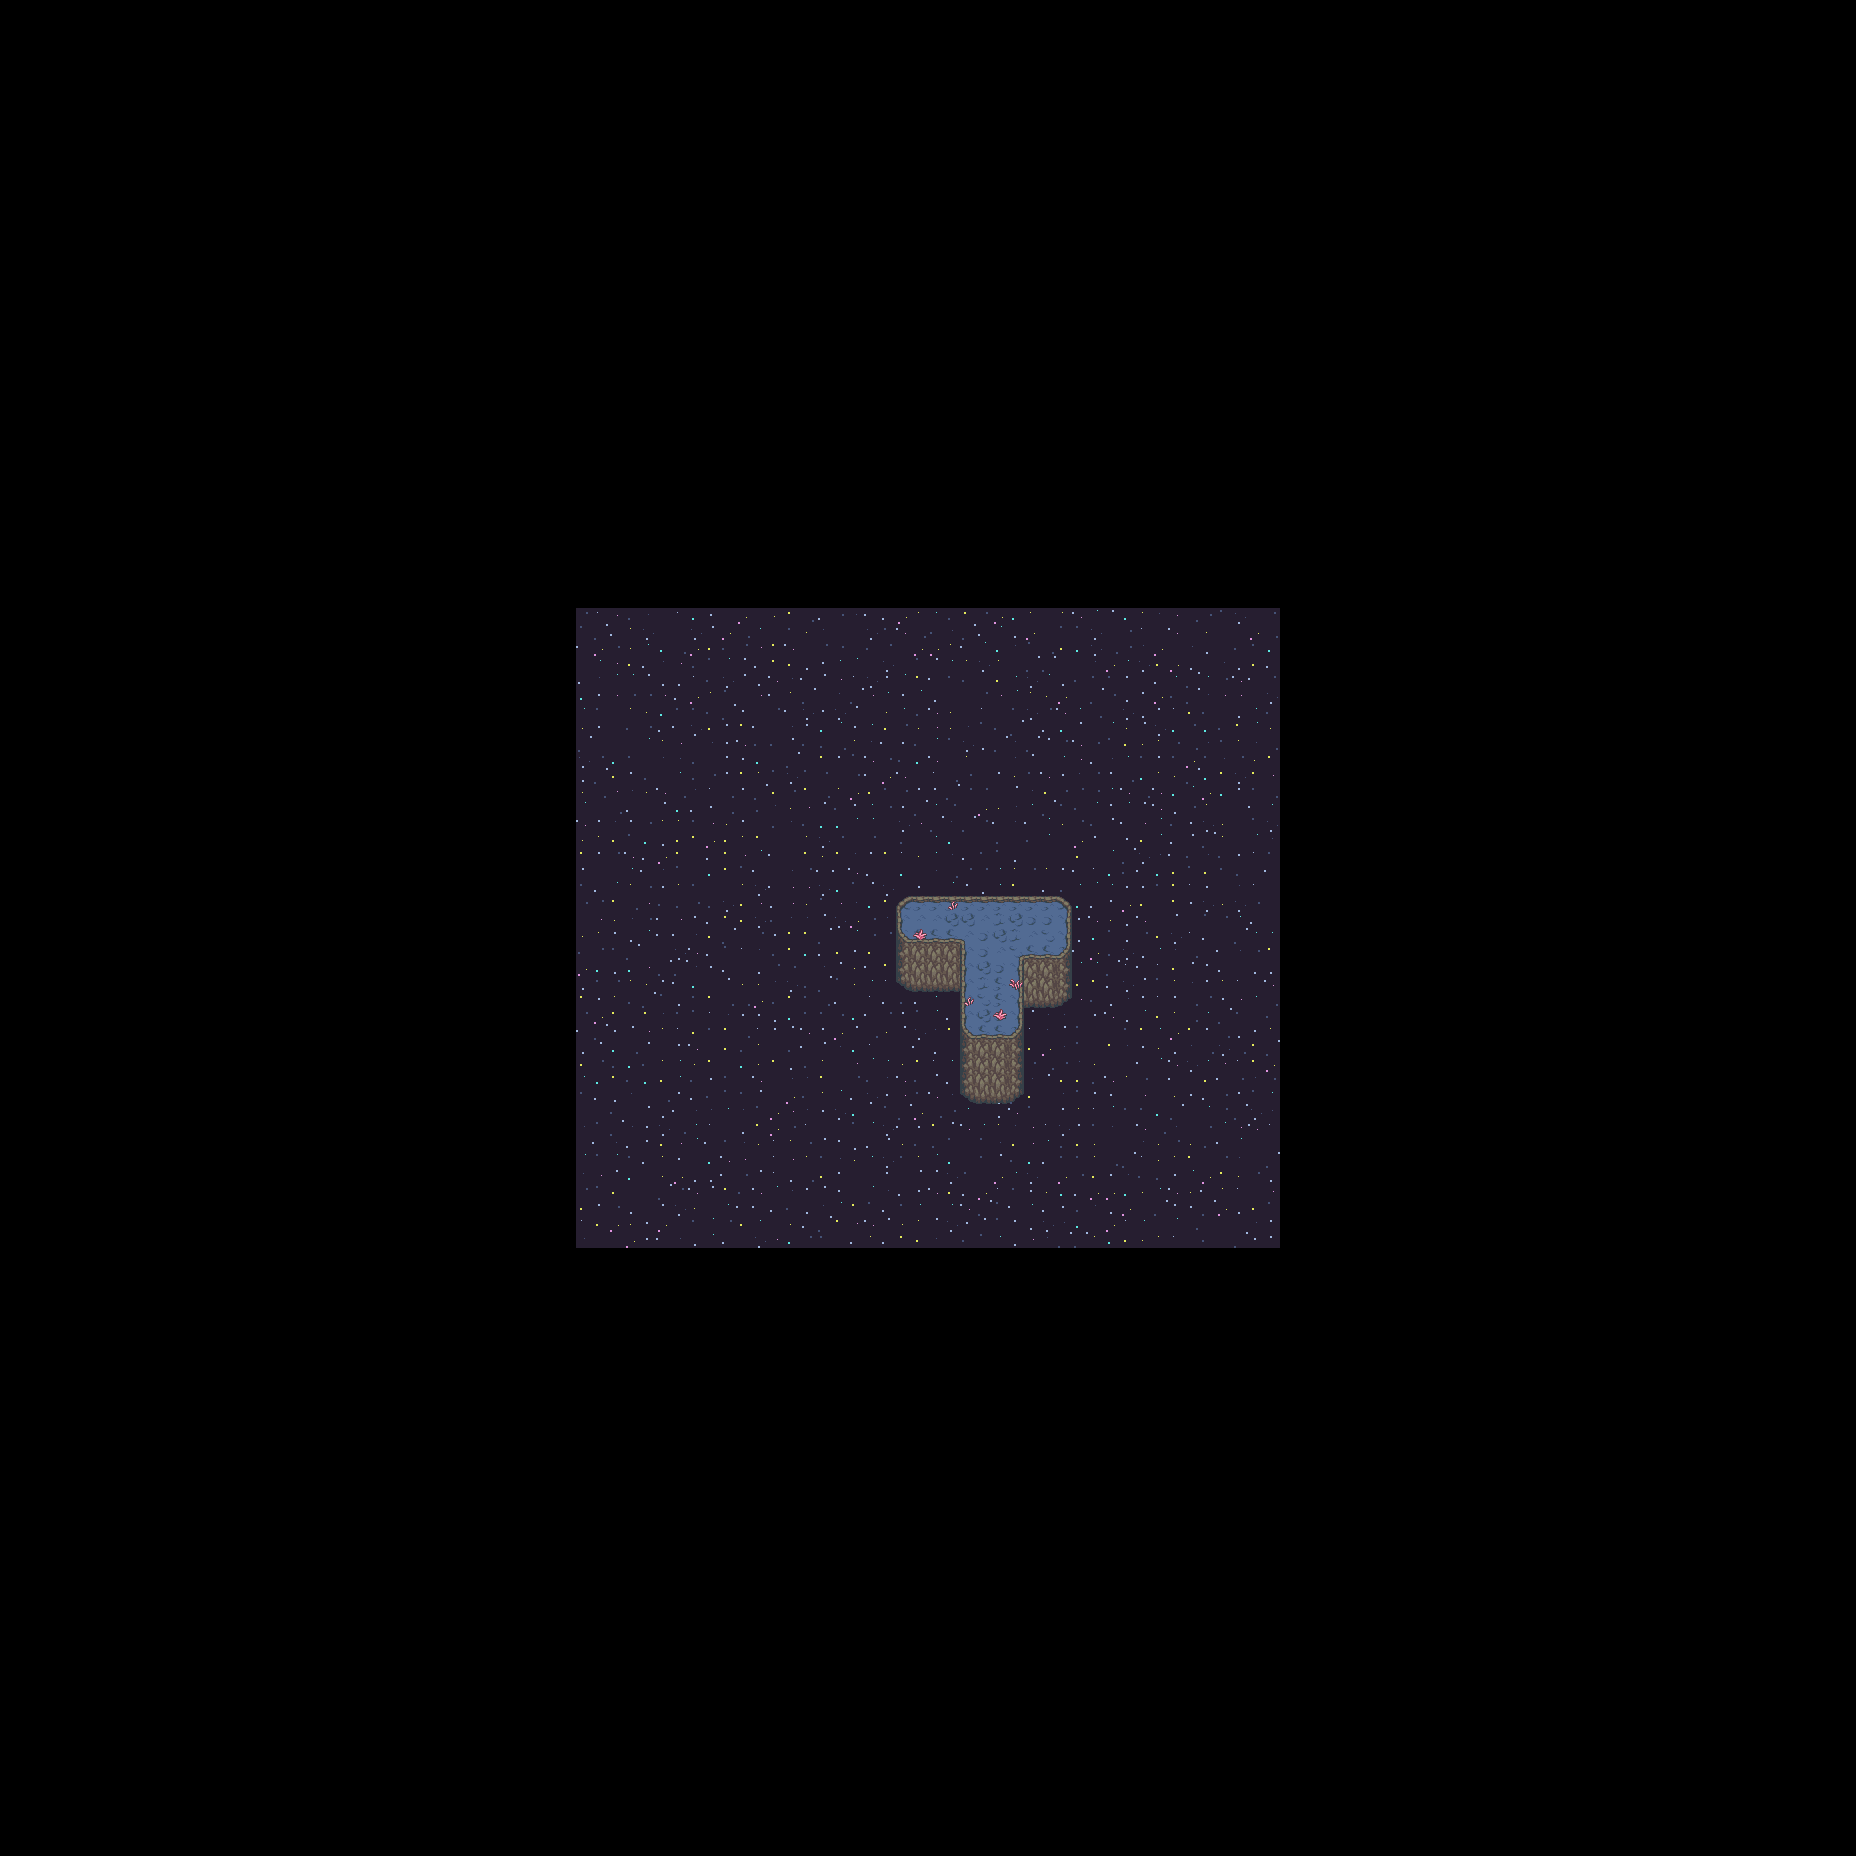

This game map was drawn from its Tiled (.tmx) file and the tilesets committed beside it. A one-line description and the trimmed map source follow:
An orthogonal 116x116 tile map with 16x16 px tiles, 3 tile layers (Tile Layer 1, Tile Layer 2, Tile Layer 3).

<map version="1.0" tiledversion="1.1.5" orientation="orthogonal" renderorder="right-down" width="116" height="116" tilewidth="16" tileheight="16" infinite="0" nextobjectid="1">
 <tileset firstgid="1" source="../tilesets/dark.tsx" />
 <layer name="Tile Layer 1" width="116" height="116">
  <data>[13456 cells, 1760 non-empty, 32 distinct tile ids]</data>
 </layer>
 <layer name="Tile Layer 2" width="116" height="116">
  <data>[13456 cells, 97 non-empty, 22 distinct tile ids]</data>
 </layer>
 <layer name="Tile Layer 3" width="116" height="116">
  <data>[13456 cells, 5 non-empty, 3 distinct tile ids]</data>
 </layer>
 <objectgroup name="Object Layer 1" />
</map>
